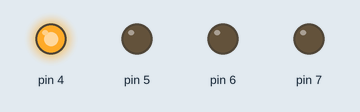
Simulated run of this sketch. Board: Arduino Uno, built with avr-gcc and run on an emulated ATmega328P. On the bench: output pins drawn as LEDs (lit = HIGH).

Above: at 0.2 s.
At 1.7 s:
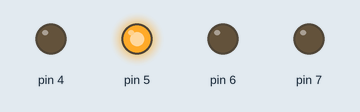
At 3.2 s:
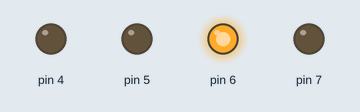
At 4.7 s:
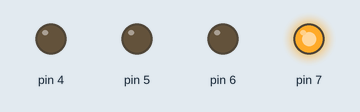
At 7.0 s:
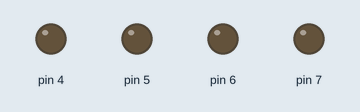
Timing chart, 0 to 7.8 s (numbered marks = the images above):
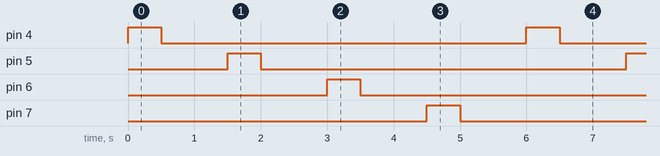

The sketch:

Ejercicio01-Javier.ino
```cpp
void setup() {
  pinMode(4, OUTPUT);
  pinMode(5, OUTPUT);
  pinMode(6, OUTPUT);
  pinMode(7, OUTPUT);

}

void loop() {

 digitalWrite(4,HIGH);
  delay(500);
  digitalWrite(4,LOW);
  delay(1000);

 digitalWrite(5,HIGH);
  delay(500);
  digitalWrite(5,LOW);
  delay(1000);

 digitalWrite(6,HIGH);
  delay(500);
  digitalWrite(6,LOW);
  delay(1000);
 digitalWrite(7,HIGH);
  delay(500);
  digitalWrite(7,LOW);
  delay(1000);
}
```

Measured:
- by itself, pin 4–7: alternates HIGH for 0.50 s and LOW for 5.5 s
- by itself, everything shown: repeats every 6.0 s, in 8 steps
